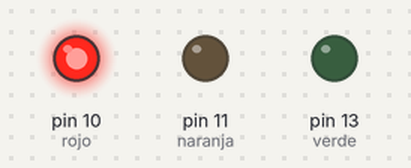
The sketch below on a simulated Arduino Uno, built with avr-gcc and run on an emulated ATmega328P. Parts: output pins drawn as LEDs (lit = HIGH).

Above: at 0.5 s.
At 1.7 s:
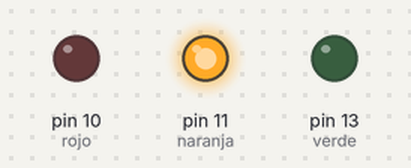
At 3.0 s:
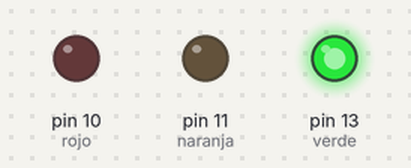
Timing chart, 0 to 5.9 s (numbered marks = the images above):
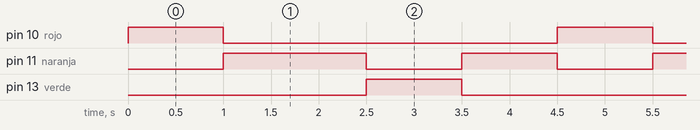

The sketch:

semaforo.ino
```cpp
int rojo = 10;
int naranja = 11;
int verde = 13;

void setup()
{
  pinMode(naranja, OUTPUT);
  pinMode(rojo, OUTPUT);
  pinMode(verde, OUTPUT);
}

void loop()
{
  digitalWrite(rojo, HIGH);
  digitalWrite(naranja, LOW);
  digitalWrite(verde, LOW);
  delay(1000);

  digitalWrite(rojo, LOW);
  digitalWrite(naranja, HIGH);
  digitalWrite(verde, LOW);
  delay(1500);

  digitalWrite(rojo, LOW);
  digitalWrite(naranja, LOW);
  digitalWrite(verde, HIGH);
  delay(1000);


  digitalWrite(rojo, LOW);
  digitalWrite(naranja, HIGH);
  digitalWrite(verde, LOW);
  delay(1000);
}
```

Measured:
- by itself, pin 10 (rojo), pin 13 (verde): alternates HIGH for 1.0 s and LOW for 3.5 s
- by itself, pin 11 (naranja): repeats every 4.5 s: LOW 1.0 s, HIGH 1.0 s, LOW 1.0 s, HIGH 1.5 s
- by itself, everything shown: repeats every 4.5 s, in 4 steps
